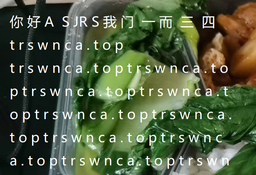
#> input picture data/words/1.bmp, 256 x 175 px, shrunk from 663 x 454 before the run
$ python main.py
#> lines starting #> are read from the running program, lines starting #| are printed output that depends on the picture; after the words box and inside, x2 and y2 are one past the last pixel; in counts of white or black regions, pixels touching at a corner belong together; long printed decimals are rounded
import cv2 as cv
import matplotlib.pyplot as plt
import numpy as np
from scipy.interpolate import Rbf
from scipy.ndimage import gaussian_filter
from math import sqrt, floor, ceil
from PIL import Image
import math


UpperVal = 240

def check(orig, x, y):
    if int(orig[x][y][0]) + int(orig[x][y][1]) + int(orig[x][y][2]) >= 3 * UpperVal:
        return True
    return False


# Mean square error
def MSE(imgA, imgB):
    rows, cols = imgA.shape
    sumimg = 0
    for i in range(rows):
        for j in range(cols):
            sumimg = sumimg + ((float(imgA[i, j]) - float(imgB[i, j])) ** 2)
    return sumimg / (rows * cols)


# Peak signal to noise ratio
def PSNR(imgA, imgB):
    rows, cols = imgA.shape
    sumimg = 0
    for i in range(rows):
        for j in range(cols):
            sumimg = sumimg + ((float(imgA[i, j]) - float(imgB[i, j])) ** 2)
    mse = sumimg / (rows * cols)
    const = 255 ** 2
    frac = float(const / mse)
    return 10 * np.log10(frac)

#SSIM Structural SIMilarity Index (SSIM).
def ssim(imgA, imgB):
    def __get_kernels():
        k1, k2, l = (0.01, 0.03, 255.0)
        kern1, kern2 = map(lambda x: (x * l) ** 2, (k1, k2))
        return kern1, kern2

    def __get_mus(i1, i2):
        mu1, mu2 = map(lambda x: gaussian_filter(x, 1.5), (i1, i2))
        m1m1, m2m2, m1m2 = (mu1 * mu1, mu2 * mu2, mu1 * mu2)
        return m1m1, m2m2, m1m2

    def __get_sigmas(i1, i2, delta1, delta2, delta12):
        f1 = gaussian_filter(i1 * i1, 1.5) - delta1
        f2 = gaussian_filter(i2 * i2, 1.5) - delta2
        f12 = gaussian_filter(i1 * i2, 1.5) - delta12
        return f1, f2, f12

    def __get_positive_ssimap(C1, C2, m1m2, mu11, mu22, s12, s1s1, s2s2):
        num = (2 * m1m2 + C1) * (2 * s12 + C2)
        den = (mu11 + mu22 + C1) * (s1s1 + s2s2 + C2)
        return num / den

    def __get_negative_ssimap(C1, C2, m1m2, m11, m22, s12, s1s1, s2s2):
        (num1, num2) = (2.0 * m1m2 + C1, 2.0 * s12 + C2)
        (den1, den2) = (m11 + m22 + C1, s1s1 + s2s2 + C2)
        ssim_map = __n.ones(img1.shape)
        indx = (den1 * den2 > 0)
        ssim_map[indx] = (num1[indx] * num2[indx]) / (den1[indx] * den2[indx])
        indx = __n.bitwise_and(den1 != 0, den2 == 0)
        ssim_map[indx] = num1[indx] / den1[indx]
        return ssim_map

    (img1, img2) = (imgA.astype('double'), imgB.astype('double'))
    (m1m1, m2m2, m1m2) = __get_mus(img1, img2)
    (s1, s2, s12) = __get_sigmas(img1, img2, m1m1, m2m2, m1m2)
    (C1, C2) = __get_kernels()
    if C1 > 0 and C2 > 0:
        ssim_map = __get_positive_ssimap(C1, C2, m1m2, m1m1, m2m2, s12, s1, s2)
    else:
        ssim_map = __get_negative_ssimap(C1, C2, m1m2, m1m1, m2m2, s12, s1, s2)
    ssim_value = ssim_map.mean()
    return ssim_value

def nearest_interpolation(orig):
    img = orig.copy()
    for x in range(img.shape[0]):
        for y in range(img.shape[1]):
            if int(img[x][y][0]) + int(img[x][y][1]) + int(img[x][y][2]) >= 3 * UpperVal:
                result = []
                for i in range(img.shape[2]):
                    q = [(x, y)]
                    l = 0
                    nx, ny = x, y
                    while 1:
                        nx, ny = q[l]
                        l += 1
                        if not check(img, nx, ny):
                            break
                        q.append((x - 1, y))
                        q.append((x, y - 1))
                    a = int(img[nx][ny][i])
                    result.append(a)
                img[x][y][0], img[x][y][1], img[x][y][2] = result[0], result[1], result[2]
    return img


def bilinear_interpolation(orig):
    img = orig.copy()
    for x in range(img.shape[0]):
        for y in range(img.shape[1]):
            if int(img[x][y][0]) + int(img[x][y][1]) + int(img[x][y][2]) >= 3 * UpperVal:
                result = []
                for i in range(img.shape[2]):
                    a = int(img[x - 5][y + 5][i])
                    b = int(img[x - 5][y][i])
                    c = int(img[x][y - 5][i])
                    d = int(img[x - 5][y - 5][i])
                    ans = int(7 / 23 * d + 6 / 23 * (b + c) + 4 / 23 * a)
                    result.append(ans)
                img[x][y][0], img[x][y][1], img[x][y][2] = result[0], result[1], result[2]
    return img

def rbf(orig, f):
    img = orig.copy()
    last, now = "", ""
    for i in range(img.shape[2]):
        for x in range(img.shape[0]):
            last = now
            now = "%.2f" % float(x / img.shape[0] / 3 + i * 0.33)
            for y in range(img.shape[1]):
                if int(orig[x][y][0]) + int(orig[x][y][1]) + int(orig[x][y][2]) >= 3 * UpperVal:
                    known_x, known_y = [], []
                    for y2 in range(y - 20, y + 20):
                        if int(orig[x][y2][0]) + int(orig[x][y2][1]) + int(orig[x][y2][2]) < 3 * UpperVal:
                            known_x.append(y2)
                            known_y.append(int(img[x][y2][i]))
                    if len(known_x) < 2:
                        continue
                    rf = Rbf(known_x, known_y, function=f)
                    predict = rf([y])
                    predict = np.array(predict).astype(np.uint8)
                    img[x][y][i] = predict[0]
    return img


def solve(header, imgA, imgB):
    imgA = cv.cvtColor(imgA, cv.COLOR_BGR2GRAY)
    imgB = cv.cvtColor(imgB, cv.COLOR_BGR2GRAY)
    print(header, MSE(imgA, imgB), PSNR(imgA, imgB), ssim(imgA, imgB))


def main():
    img = cv.imread('data/words/1.bmp')
#> img is the input picture: shape (175, 256, 3); mean B, G, R 62.4, 91.7, 77.7
    print("bilinear begin.")
    b_result = bilinear_interpolation(img)
#> after the loop in bilinear_interpolation, `for x in range(img.shape[0]):`: img: shape (175, 256, 3); 1.79% of pixels changed, all inside (x1, y1, x2, y2) = (11, 16, 231, 165)
    print("bilinear done.")
    print("nearest begin.")
    n_result = nearest_interpolation(img)
    print("nearest done.")
    print("rbf linear begin.")
    r1_result = rbf(img, 'linear')
    print("rbf linear down.")
    print("rbf gaussian begin.")
    r2_result = rbf(img, 'gaussian')
#> call 2 of rbf, with f = 'gaussian'
#> after the loop in rbf (call 2), `for i in range(img.shape[2]):`:
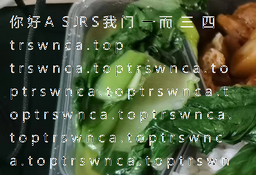
#> img: shape (175, 256, 3); 1.79% of pixels changed, all inside (x1, y1, x2, y2) = (11, 16, 231, 165)
    print("rbf gaussian down.")
    print("rbf inverse begin.")
    r3_result = rbf(img, 'inverse')
#> call 3 of rbf, with f = 'inverse'
#> after the loop in rbf (call 3), `for i in range(img.shape[2]):`:
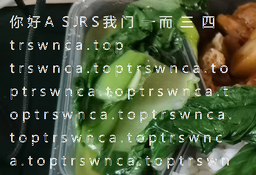
#> img: shape (175, 256, 3); 1.79% of pixels changed, all inside (x1, y1, x2, y2) = (11, 16, 231, 165)
    print("rbf inverse down.")

    print("        MSE  PSNR  ssim")
    solve('bilinear', img, b_result)
#> in solve, `imgA = cv.cvtColor(imgA, cv.COLOR_BGR2GRAY)`:
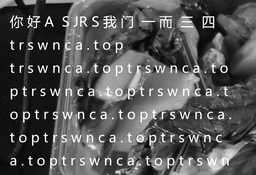
#> imgA: shape (175, 256); min 0, max 255, mean 84.1
#> after the loop in MSE, `for i in range(rows):`: sumimg = 22047644
#> in PSNR, `rows, cols = imgA.shape`: rows = 175; cols = 256
#> after the loop in PSNR, `for i in range(rows):`: sumimg = 22047644
#> in PSNR, `mse = sumimg / (rows * cols)`: mse = 492.1
#> in PSNR, `frac = float(const / mse)`: frac = 132.1
#> in __get_mus, `m1m1, m2m2, m1m2 = (mu1 * mu1, mu2 * mu2, mu1 * mu2)`:
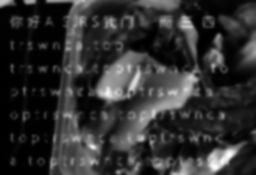
#> m2m2: shape (175, 256) float64; min 103, max 43833.2, mean 8548.2; drawn with min black and max white
#> in ssim, `ssim_value = ssim_map.mean()`: ssim_value = 0.905
#| bilinear 492.135 21.210 0.9054
    solve('nearest', img, n_result)
#| nearest 153.608 26.267 0.9699
    solve('rbf 1', img, r1_result)
#> call 3 of __get_positive_ssimap, with C1 = 6.5, C2 = 58.52
#> in __get_positive_ssimap (call 3), `num = (2 * m1m2 + C1) * (2 * s12 + C2)`:
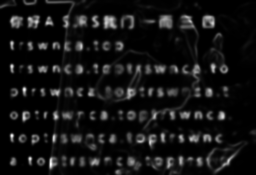
#> num: shape (175, 256) float64; min 13566.2, max 609877833.8, mean 48420486.2; drawn with min black and max white
#> in __get_positive_ssimap (call 3), `return num / den`:
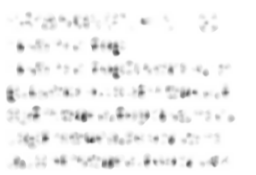
#> returned value: shape (175, 256) float64; min 0.252, max 1, mean 0.96
#| rbf 1 213.282 24.841 0.9603
    solve('rbf 2', img, r2_result)
#> in __get_sigmas (call 4), `f12 = gaussian_filter(i1 * i2, 1.5) - delta12`:
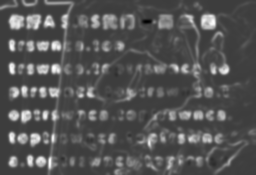
#> f12: shape (175, 256) float64; min -2656.7, max 8356.5, mean 1052.5; drawn with min black and max white
#| rbf 2 362.955 22.532 0.9236
    solve('rbf 3', img, r3_result)
#| rbf 3 192.873 25.278 0.9629

    plt.figure()

    plt.subplot(3, 2, 1)
    plt.imshow(cv.cvtColor(img, cv.COLOR_BGR2RGB))
    plt.title('origin')
    plt.axis('off')

    plt.subplot(3, 2, 2)
    plt.imshow(cv.cvtColor(b_result, cv.COLOR_BGR2RGB))
    plt.title('bilinear')
    plt.axis('off')

    plt.subplot(3, 2, 3)
    plt.imshow(cv.cvtColor(n_result, cv.COLOR_BGR2RGB))
    plt.title('nearest')
    plt.axis('off')

    plt.subplot(3, 2, 4)
    plt.imshow(cv.cvtColor(r1_result, cv.COLOR_BGR2RGB))
    plt.title('rbf linear')
    plt.axis('off')

    plt.subplot(3, 2, 5)
    plt.imshow(cv.cvtColor(r2_result, cv.COLOR_BGR2RGB))
    plt.title('rbf gaussian')
    plt.axis('off')

    plt.subplot(3, 2, 6)
    plt.imshow(cv.cvtColor(r3_result, cv.COLOR_BGR2RGB))
    plt.title('rbf inverse')

    plt.tight_layout()
    plt.axis('off')
    plt.show()

    cv.imwrite('bilinear.jpg', b_result)
    cv.imwrite('nearest.jpg', n_result)
    cv.imwrite('rbf1.jpg', r1_result) #np.hstack((img, result)))
    cv.imwrite('rbf2.jpg', r2_result) #np.hstack((img, result)))
    cv.imwrite('rbf3.jpg', r3_result) #np.hstack((img, result)))


if __name__ == '__main__':
    main()
